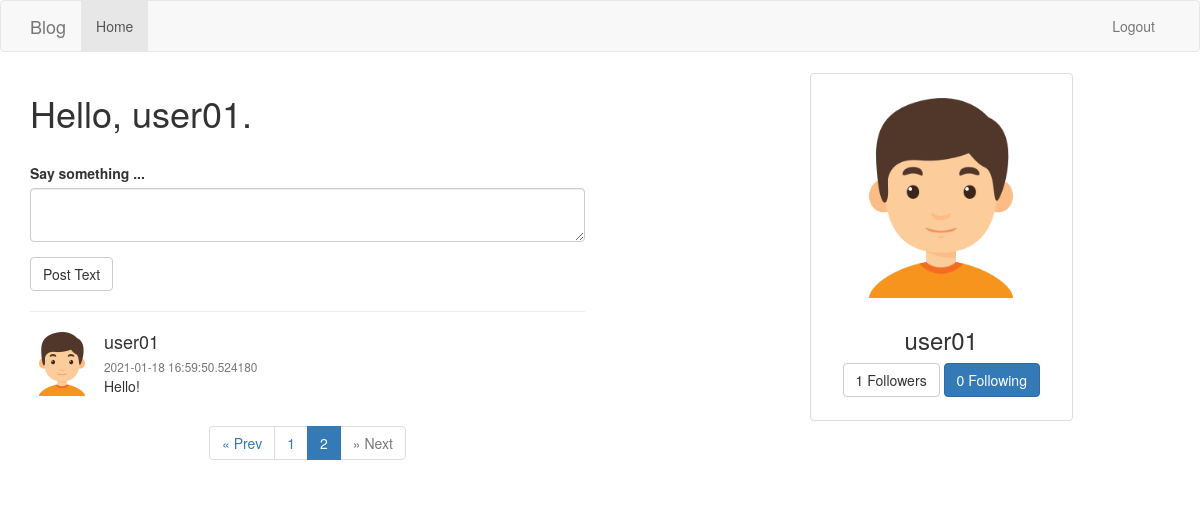
Page /?page=2 (signed in) on the committed database.
### app/models.py (models this page shows, shortened)
class User(db.Model, UserMixin):
    id = db.Column(db.Integer, primary_key=True)
    username = db.Column(db.String(20), unique=True, nullable=False)
    password = db.Column(db.String(20), nullable=False)
    email = db.Column(db.String(120), unique=True, nullable=False)
    avatar_img = db.Column(db.String(120), default='/static/assets/default_avatar.png', nullable=False)
    posts = db.relationship('Post', backref=db.backref('author', lazy=True))
    followed = db.relationship(
        'User', secondary=followers,
        primaryjoin=(followers.c.follower_id == id),
        secondaryjoin=(followers.c.followed_id == id),
        backref=db.backref('followers', lazy=True),
        lazy=True
    )

class Post(db.Model):
        id = db.Column(db.Integer, primary_key=True)
        body = db.Column(db.String(140), nullable=False)
        timestamp = db.Column(db.DateTime, default=datetime.utcnow)
        user_id = db.Column(db.Integer, db.ForeignKey('user.id'), nullable=False)

### app/routes.py (the view)
@app.route('/', methods=['GET','POST'])
@login_required
def index():
    form = PostTweetForm()
    if form.validate_on_submit():
        body = form.text.data
        post = Post(body=body)
        current_user.posts.append(post)
        db.session.commit()
        flash('You have post a new tweet', category='success')
    n_followers = len(current_user.followers)
    n_followed = len(current_user.followed)
    page = request.args.get('page', 1, type=int)
    posts = Post.query.order_by(Post.timestamp.desc()).paginate(page, 5, False)
    return render_template('index.html', form=form, posts=posts, n_followers=n_followers, n_followed=n_followed)

### app/forms.py
class PostTweetForm(FlaskForm):
    text = TextAreaField('Say something ...', validators=[DataRequired(), Length(min=1, max=140)])
    submit = SubmitField('Post Text')

### app/models.py (called while the page is built)
@login.user_loader
def load_user(user_id):
    return User.query.filter_by(id=user_id).first()

### app/templates/index.html
{% extends "base.html" %}
{% block blog_content %}
  <div class="row">
    <div class="col-md-6">
      <h1>Hello, {{ current_user.username }}.</h1>
      <br>
      {% import 'bootstrap/wtf.html' as wtf %}
      {{ wtf.quick_form(form) }}
      <hr>
      {% include 'post_content.html' %}
    </div>
    <div class="col-md-3 col-md-offset-2">
      <div class="thumbnail text-center">
        <br>
        <img src="{{ current_user.avatar_img }}" alt="avatar" width="200px">
        <div class="caption">
          <h3>{{ current_user.username }}</h3>
          <p>
            <a href="#" class="btn btn-default" role="button">{{ n_followers }} Followers</a>
            <a href="#" class="btn btn-primary" role="button">{{ n_followed }} Following</a>
          </p>
        </div>
      </div>
    </div>
  </div>
{% endblock %}

### app/templates/post_content.html
{% for post in posts.items %}
    <div class="media">
        <div class="media-left">
            <a href="{{ url_for('user_page', username=post.author.username) }}">
            <img class="media-object" src="{{ post.author.avatar_img }}" alt="avatar" width="64px" >
            </a>
        </div>
        <div class="media-body">
            <h4 class="media-heading">{{ post.author.username }}</h4>
            <small class="text-muted">{{ post.timestamp }}</small>
            <p>{{ post.body }}</p>
        </div>
    </div>
{% endfor %}
<nav aria-label="Page navigation">
    <center>
        <ul class="pagination">
            <li class="{% if not posts.has_prev %}disabled{% endif %}">
                <a href="{{ url_for('index', page=posts.prev_num) }}" aria-label="Previous">
                    <span aria-hidden="true">&laquo; Prev</span>
                </a>
            </li>
            {% for i in posts.iter_pages(left_edge=2, left_current=1, right_current=2, right_edge=2) %}
                {% if i %}
                    <li class="{% if i==posts.page %}active{% endif %}"><a href="{{ url_for('index', page=i) }}">{{ i }}</a></li>
                {% else %}
                    <li class="disabled"><a href="#">...</a></li>
                {% endif %}
            {% endfor %}
            <li class="{% if not posts.has_next %}disabled{% endif %}">
                <a href="{{ url_for('index', page=posts.next_num) }}" aria-label="Next">
                    <span aria-hidden="true">&raquo; Next</span>
                </a>
            </li>
        </ul>
    </center>
</nav>

### rows in the picture
User: username "user01", avatar_img (placeholder picture)
Post: author.avatar_img (placeholder picture), author.username "user01", timestamp "2021-01-18 16:59:50.524180", body "Hello!"

### other values in the picture
{{ i }} "1" "2"
{{ n_followers }} "1"
{{ n_followed }} "0"
